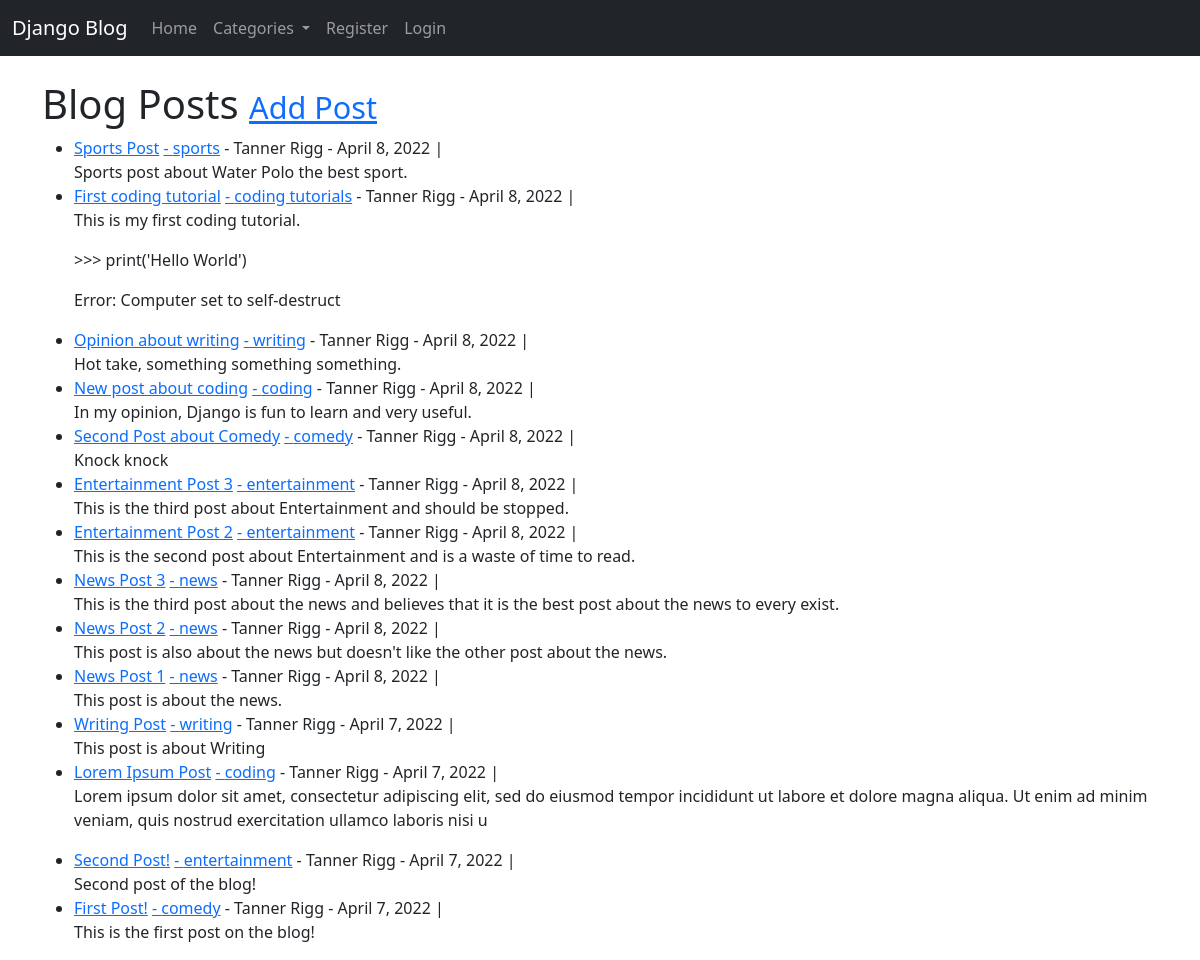
The app's page /, older data.
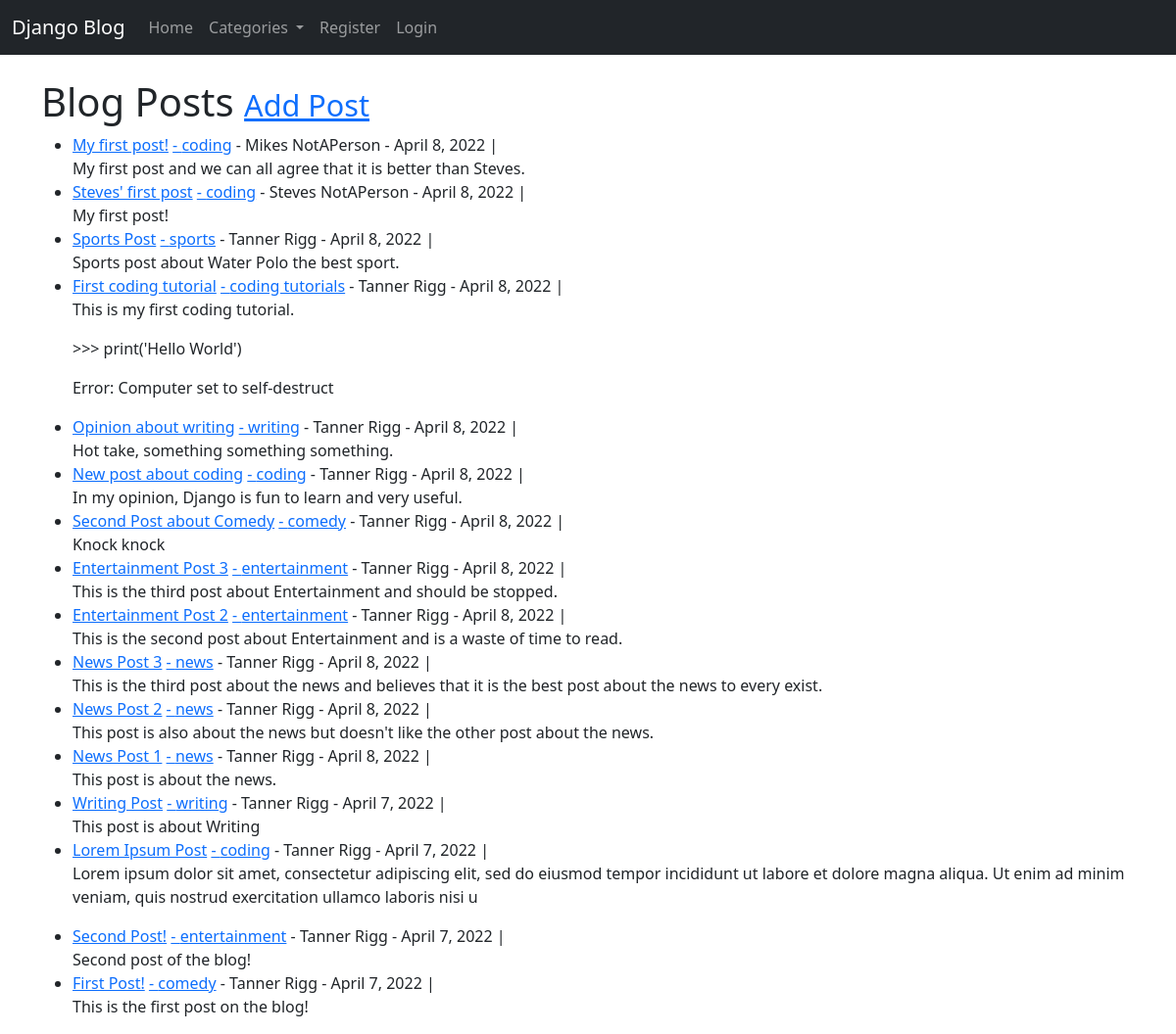
The same page, newer data.
### theblog/models.py (models this page shows, shortened)
class Post(models.Model):
    title = models.CharField(max_length=255)
    author = models.ForeignKey(User, on_delete=models.CASCADE)
    body = models.TextField()
    post_date = models.DateField(auto_now_add=True)
    category = models.CharField(max_length=255, default='unspecified')
    likes = models.ManyToManyField(User, related_name='blog_posts')

### theblog/views.py (the view)
# urls.py: path('', HomeView.as_view(), name= "home"),
class HomeView(ListView):
    model = Post
    template_name = 'home.html'
    ordering = ['-id']
    def get_context_data(self, *args, **kwargs):
        cat_menu = Category.objects.all().order_by('name')
        context = super(HomeView, self).get_context_data(*args, **kwargs)
        context["cat_menu"] = cat_menu
        return context

### theblog/models.py (called while the page is built)
    def __str__(self):
        return self.name

### theblog/templates/home.html
{% extends 'base.html' %}
{% block content %}
<h1>Blog Posts <small><small><a href="{% url 'add_post' %}"> Add Post</a></small></small></h1>
<ul>
{% for post in object_list %}
    <li><a href="{% url 'article-detail' post.pk %}">{{ post.title }}</a>
       <a href="{% url 'category' post.category|slugify %}">- {{ post.category }}</a>
        - {{ post.author.first_name }} {{ post.author.last_name }}
        - {{ post.post_date }} |
    {% if user.is_authenticated %}
        {% if user.id == post.author.id %}
            <small>
                <a href="{% url 'update_post' post.pk %}">[Edit]</a>
                <a href="{% url 'delete_post' post.pk %}">[Delete]</a>
            </small><br>
        {% else %}
            <br>
        {% endif %}
    {% else %}
        <br>
    {% endif %}
    {{ post.body|slice:":200"|safe }}</li>
{% endfor%}
</ul>
{% endblock %}

Row changes from the older to the newer data that the page shows:
added Post: title "My first post!", category "coding", author.first_name "Mikes", author.last_name "NotAPerson", post_date "April 8, 2022", body "My first post and we can all agree that it is better than Steves."
added Post: title "Steves' first post", category "coding", author.first_name "Steves", author.last_name "NotAPerson", post_date "April 8, 2022", body "My first post!"
